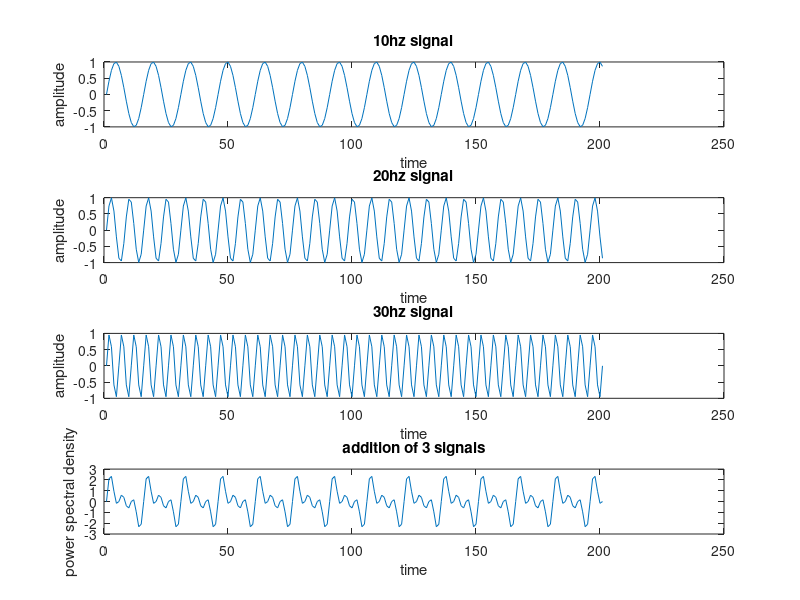
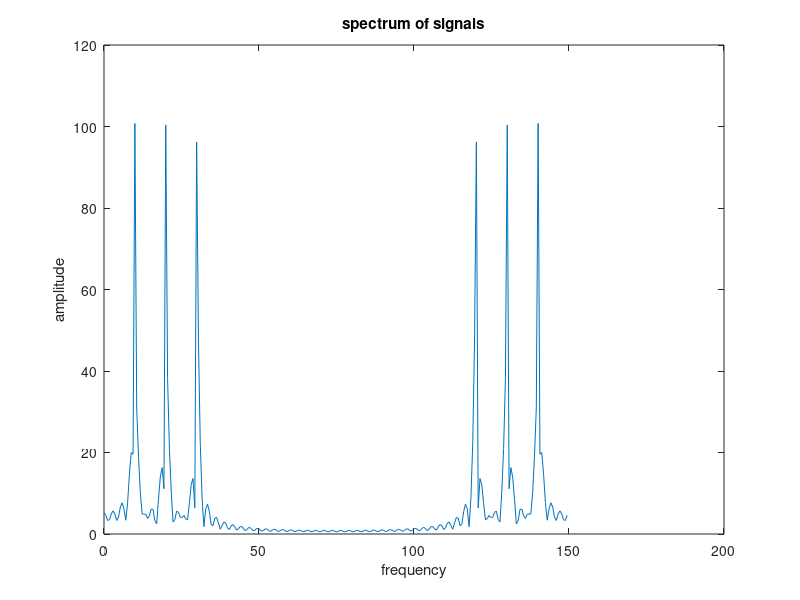
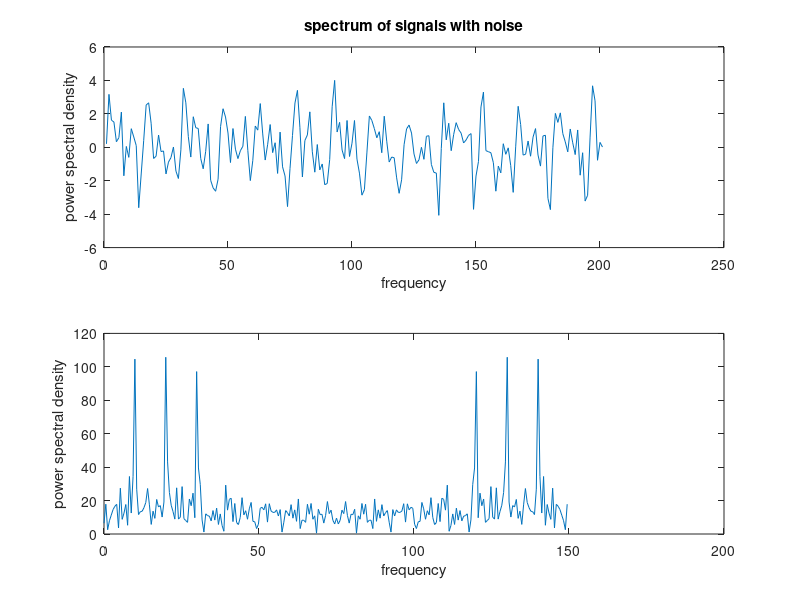

Write the MATLAB code that produced these figures, in order.
%s1=sin(2*pi*10*t); 
%s2=sin(2*pi*20*t); 
%s3=sin(2*pi*30*t); 
%spectral for 150 Hz

clc;close all;clear all;
t=0:200;
fs=150;
s1=sin(2*pi*10*t/fs);
subplot(4,1,1);
plot(s1);
title('10hz signal');
xlabel('time');
ylabel('amplitude');
s2=sin(2*pi*20*t/fs);
subplot(4,1,2);
plot(s2);
title('20hz signal');
xlabel('time');
ylabel('amplitude');
s3=sin(2*pi*30*t/fs);
subplot(4,1,3);
plot(s3);
title('30hz signal');
xlabel('time');
ylabel('amplitude');
s=s1+s2+s3;
subplot(4,1,4);
plot(s);
title('addition of 3 signals');
xlabel('time');
ylabel('power spectral density');
n=256;
f=fft(s,n);
d=abs(f);
figure(2);
h=0:fs/n:fs-(fs/n);
plot(h,d);
title('spectrum of signals');
xlabel('frequency');
ylabel('amplitude');
sn=awgn(s,0.5);
figure(3);
subplot(2,1,1);
plot(sn);
fn=fft(sn,n);
title('spectrum of signals with noise');
xlabel('frequency');
ylabel('power spectral density');
dn=abs(fn);
subplot(2,1,2);
plot(h,dn);
xlabel('frequency');
ylabel('power spectral density');